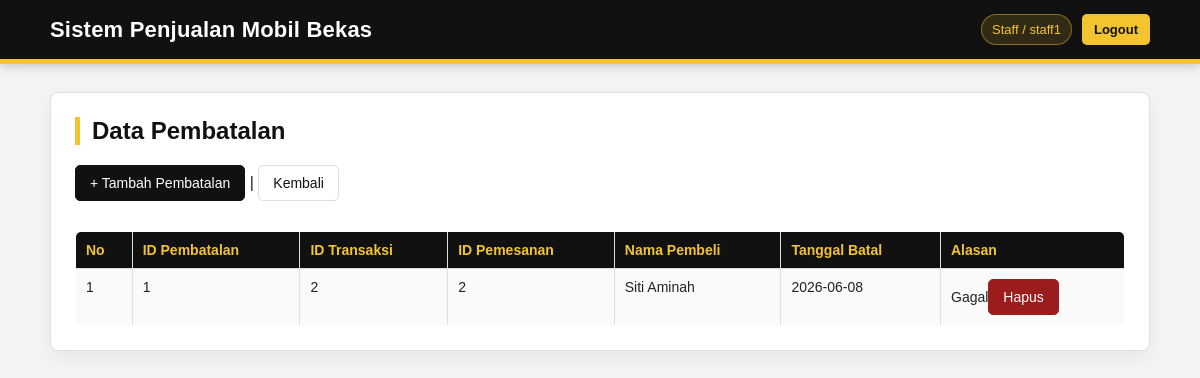
Page /pembatalan/index.php (signed in) on the committed database.
### tables this page shows
CREATE TABLE `pembatalan` (
  `id_pembatalan` int(11) NOT NULL,
  `id_transaksi` int(11) DEFAULT NULL,
  `tanggal_batal` date DEFAULT NULL,
  `alasan` text DEFAULT NULL
);

CREATE TABLE `transaksi` (
  `id_transaksi` int(11) NOT NULL,
  `id_pemesanan` int(11) DEFAULT NULL,
  `total` float DEFAULT NULL,
  `metode_pembayaran` enum('Tunai','Transfer') DEFAULT 'Tunai',
  `status` enum('Belum Dibayar','Lunas','Batal') DEFAULT 'Belum Dibayar',
  `booking_fee` decimal(15,2) NOT NULL DEFAULT 500000.00,
  `dp` decimal(15,2) DEFAULT NULL,
  `sisa_pembayaran` decimal(15,2) NOT NULL DEFAULT 0.00,
  `dp_booking` decimal(15,2) NOT NULL DEFAULT 500000.00
);

CREATE TABLE `pemesanan` (
  `id_pemesanan` int(11) NOT NULL,
  `id_pembeli` int(11) DEFAULT NULL,
  `tanggal` date DEFAULT NULL,
  `status` enum('Pending','Lunas','Batal') DEFAULT 'Pending'
);

CREATE TABLE `pembeli` (
  `id_pembeli` int(11) NOT NULL,
  `nama` varchar(100) NOT NULL,
  `alamat` text DEFAULT NULL,
  `no_hp` varchar(20) DEFAULT NULL
);

### pembatalan/index.php (the view, shortened to what this page needs)
<?php
include "../config.php";
$query = "
SELECT
    b.id_pembatalan,
    t.id_transaksi,
    pm.id_pemesanan,
    p.nama AS pembeli,
    b.tanggal_batal,
    b.alasan
FROM pembatalan b
JOIN transaksi t ON b.id_transaksi = t.id_transaksi
JOIN pemesanan pm ON t.id_pemesanan = pm.id_pemesanan
JOIN pembeli p ON pm.id_pembeli = p.id_pembeli
ORDER BY b.id_pembatalan ASC
";
$data = mysqli_query($conn, $query);
?>
<!DOCTYPE html>
<html lang="id">
<head>
    <link rel="stylesheet" href="../assets/css/style.css">
</head>
<body>
<div class="header"><div class="inner"><h1>Sistem Penjualan Mobil Bekas</h1><div class="top-user"><?php if (isset($_SESSION['role'])) { ?><span class="user-badge"><?= htmlspecialchars($_SESSION['role']); ?><?php if (isset($_SESSION['username'])) { ?> / <?= htmlspecialchars($_SESSION['username']); ?><?php } ?></span><a class="logout-link" href="../logout.php">Logout</a><?php } ?></div></div></div>
<div class="container"><div class="card">
<h2>Data Pembatalan</h2>
<a class="btn" href="tambah.php">+ Tambah Pembatalan</a> |
<a class="btn btn-secondary" href="../dashboard.php">Kembali</a>
<br><br>
<table border="1" cellpadding="8" cellspacing="0">
<tr>
    <th>No</th>
    <th>ID Pembatalan</th>
    <th>ID Transaksi</th>
    <th>ID Pemesanan</th>
    <th>Nama Pembeli</th>
    <th>Tanggal Batal</th>
    <th>Alasan</th>
</tr>
<?php if (mysqli_num_rows($data) > 0) { ?>
    <?php $no = 1; ?>
    <?php while ($row = mysqli_fetch_assoc($data)) { ?>
    <tr>
        <td><?= $no++; ?></td>
        <td><?= htmlspecialchars($row['id_pembatalan']); ?></td>
        <td><?= htmlspecialchars($row['id_transaksi']); ?></td>
        <td><?= htmlspecialchars($row['id_pemesanan']); ?></td>
        <td><?= htmlspecialchars($row['pembeli']); ?></td>
        <td><?= htmlspecialchars($row['tanggal_batal']); ?></td>
        <td><?= htmlspecialchars($row['alasan']); ?><a class="btn btn-danger" href="hapus.php?id=<?= $row['id_pembatalan']; ?>" onclick="return confirm('Yakin hapus pembatalan ini?')">Hapus</a></td>
    </tr>
    <?php } ?>
<?php } else { ?>
    <tr>
        <td colspan="7">Belum ada data pembatalan.</td>
    </tr>
<?php } ?>
</table>
</div></div>
</body>
</html>

### assets/css/style.css (style rules this page uses)
:root { --black: #111111; --black-soft: #1c1c1c; --yellow: #f4c430; --yellow-dark: #d7a900; --yellow-soft: #fff7d6; --white: #ffffff; --gray-bg: #f4f4f4; --gray-border: #dedede; --text: #222222; --muted: #666666; --danger: #9b1c1c; }
* { box-sizing: border-box; }
body { margin: 0; font-family: Arial, Helvetica, sans-serif; background: var(--gray-bg); color: var(--text); }
a { color: var(--black); text-decoration: none; }
.header { background: var(--black); color: var(--white); padding: 14px 0; border-bottom: 5px solid var(--yellow); box-shadow: 0 3px 10px rgba(0,0,0,0.18); }
.header .inner { width: 92%; max-width: 1100px; margin: 0 auto; display: flex; align-items: center; justify-content: space-between; gap: 16px; }
.header h1 { margin: 0; font-size: 22px; font-weight: 700; letter-spacing: .2px; }
.top-user { display: flex; align-items: center; gap: 10px; font-size: 13px; color: #eeeeee; white-space: nowrap; }
.user-badge { background: rgba(244,196,48,0.14); border: 1px solid rgba(244,196,48,0.45); color: var(--yellow); padding: 7px 10px; border-radius: 999px; }
.logout-link { background: var(--yellow); color: var(--black); padding: 8px 12px; border-radius: 5px; font-weight: 700; transition: .18s ease; }
.container { width: 92%; max-width: 1100px; margin: 28px auto; }
.card { background: var(--white); border: 1px solid var(--gray-border); border-radius: 8px; padding: 24px; box-shadow: 0 6px 18px rgba(0,0,0,0.06); }
h2 { margin-top: 0; color: var(--black); border-left: 5px solid var(--yellow); padding-left: 12px; }
.btn, button { display: inline-block; padding: 9px 14px; border-radius: 5px; border: 1px solid var(--black); background: var(--black); color: var(--white); font-size: 14px; cursor: pointer; text-decoration: none; transition: .18s ease; }
.btn-secondary { background: var(--white); color: var(--black); border: 1px solid var(--gray-border); }
.btn-danger { background: var(--danger); border-color: var(--danger); color: var(--white); }
table { width: 100%; border-collapse: collapse; background: var(--white); margin-top: 12px; border-radius: 6px; overflow: hidden; }
th, td { border: 1px solid var(--gray-border); padding: 10px; text-align: left; vertical-align: top; font-size: 14px; }
th { background: var(--black); color: var(--yellow); font-weight: 700; }
tr:nth-child(even) td { background: #fafafa; }

### rows in the picture
pembatalan: id_pembatalan "1", id_transaksi.id_transaksi "2", pemesanan.id_pemesanan "2", pembeli.nama "Siti Aminah", tanggal_batal "2026-06-08", alasan "Gagal"

### other values in the picture
$_SESSION['role'] "Staff"
$_SESSION['username'] "staff1"
